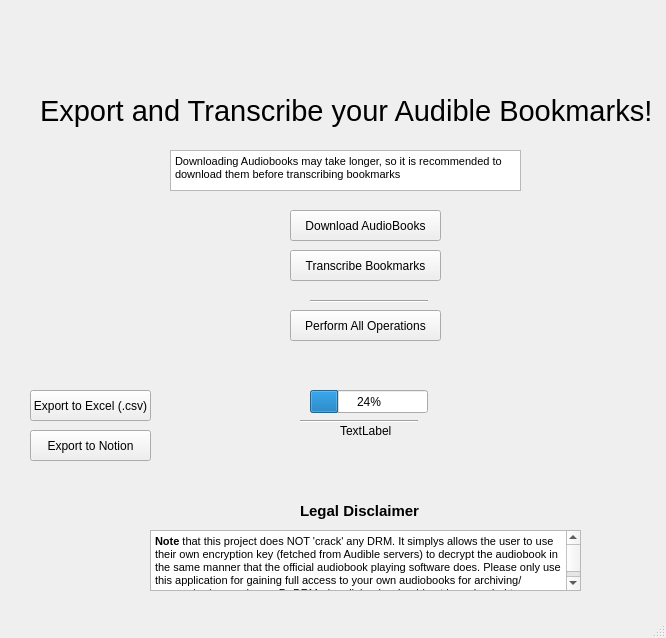
<?xml version="1.0" encoding="UTF-8"?>
<ui version="4.0">
 <class>main_header</class>
 <widget class="QMainWindow" name="main_header">
  <property name="geometry">
   <rect>
    <x>0</x>
    <y>0</y>
    <width>666</width>
    <height>638</height>
   </rect>
  </property>
  <property name="windowTitle">
   <string>MainWindow</string>
  </property>
  <property name="documentMode">
   <bool>false</bool>
  </property>
  <widget class="QWidget" name="centralwidget">
   <widget class="QPushButton" name="download_audiobooks">
    <property name="geometry">
     <rect>
      <x>290</x>
      <y>210</y>
      <width>151</width>
      <height>31</height>
     </rect>
    </property>
    <property name="text">
     <string>Download AudioBooks</string>
    </property>
   </widget>
   <widget class="QLabel" name="label">
    <property name="geometry">
     <rect>
      <x>40</x>
      <y>50</y>
      <width>611</width>
      <height>121</height>
     </rect>
    </property>
    <property name="font">
     <font>
      <pointsize>22</pointsize>
     </font>
    </property>
    <property name="text">
     <string>Export and Transcribe your Audible Bookmarks!</string>
    </property>
   </widget>
   <widget class="QLabel" name="label_2">
    <property name="geometry">
     <rect>
      <x>280</x>
      <y>-40</y>
      <width>131</width>
      <height>171</height>
     </rect>
    </property>
    <property name="text">
     <string>&lt;html&gt;&lt;head/&gt;&lt;body&gt;&lt;p&gt;&lt;img src=&quot;:/newPrefix/sound.png&quot;/&gt;&lt;/p&gt;&lt;/body&gt;&lt;/html&gt;</string>
    </property>
   </widget>
   <widget class="QProgressBar" name="progressBar">
    <property name="geometry">
     <rect>
      <x>310</x>
      <y>390</y>
      <width>118</width>
      <height>23</height>
     </rect>
    </property>
    <property name="value">
     <number>24</number>
    </property>
   </widget>
   <widget class="Line" name="line">
    <property name="geometry">
     <rect>
      <x>300</x>
      <y>420</y>
      <width>118</width>
      <height>3</height>
     </rect>
    </property>
    <property name="orientation">
     <enum>Qt::Horizontal</enum>
    </property>
   </widget>
   <widget class="QTextBrowser" name="textBrowser">
    <property name="geometry">
     <rect>
      <x>150</x>
      <y>530</y>
      <width>431</width>
      <height>61</height>
     </rect>
    </property>
    <property name="html">
     <string>&lt;!DOCTYPE HTML PUBLIC &quot;-//W3C//DTD HTML 4.0//EN&quot; &quot;http://www.w3.org/TR/REC-html40/strict.dtd&quot;&gt;
&lt;html&gt;&lt;head&gt;&lt;meta name=&quot;qrichtext&quot; content=&quot;1&quot; /&gt;&lt;style type=&quot;text/css&quot;&gt;
p, li { white-space: pre-wrap; }
&lt;/style&gt;&lt;/head&gt;&lt;body style=&quot; font-family:'MS Shell Dlg 2'; font-size:8.25pt; font-weight:400; font-style:normal;&quot;&gt;
&lt;p style=&quot; margin-top:0px; margin-bottom:0px; margin-left:0px; margin-right:0px; -qt-block-indent:0; text-indent:0px;&quot;&gt;&lt;span style=&quot; font-weight:600;&quot;&gt;Note&lt;/span&gt; that this project does NOT 'crack' any DRM. It simplys allows the user to use their own encryption key (fetched from Audible servers) to decrypt the audiobook in the same manner that the official audiobook playing software does. Please only use this application for gaining full access to your own audiobooks for archiving/conversion/convenience. DeDRMed audiobooks should not be uploaded to open servers, torrents, or other methods of mass distribution. No help will be given to people doing such things. Authors, retailers, and publishers all need to make a living, so that they can continue to produce audiobooks for us to hear, and enjoy. Don't be a parasite. This message is borrowed from the https://apprenticealf.wordpress.com/ page. &lt;/p&gt;&lt;/body&gt;&lt;/html&gt;</string>
    </property>
   </widget>
   <widget class="QLabel" name="label_3">
    <property name="geometry">
     <rect>
      <x>300</x>
      <y>500</y>
      <width>141</width>
      <height>21</height>
     </rect>
    </property>
    <property name="font">
     <font>
      <pointsize>11</pointsize>
      <weight>75</weight>
      <bold>true</bold>
     </font>
    </property>
    <property name="text">
     <string>Legal Disclaimer</string>
    </property>
   </widget>
   <widget class="QPushButton" name="download_audiobooks_2">
    <property name="geometry">
     <rect>
      <x>290</x>
      <y>250</y>
      <width>151</width>
      <height>31</height>
     </rect>
    </property>
    <property name="text">
     <string>Transcribe Bookmarks</string>
    </property>
   </widget>
   <widget class="QPushButton" name="download_audiobooks_3">
    <property name="geometry">
     <rect>
      <x>290</x>
      <y>310</y>
      <width>151</width>
      <height>31</height>
     </rect>
    </property>
    <property name="text">
     <string>Perform All Operations</string>
    </property>
   </widget>
   <widget class="Line" name="line_2">
    <property name="geometry">
     <rect>
      <x>310</x>
      <y>300</y>
      <width>118</width>
      <height>3</height>
     </rect>
    </property>
    <property name="orientation">
     <enum>Qt::Horizontal</enum>
    </property>
   </widget>
   <widget class="QTextBrowser" name="textBrowser_2">
    <property name="geometry">
     <rect>
      <x>170</x>
      <y>150</y>
      <width>351</width>
      <height>41</height>
     </rect>
    </property>
    <property name="html">
     <string>&lt;!DOCTYPE HTML PUBLIC &quot;-//W3C//DTD HTML 4.0//EN&quot; &quot;http://www.w3.org/TR/REC-html40/strict.dtd&quot;&gt;
&lt;html&gt;&lt;head&gt;&lt;meta name=&quot;qrichtext&quot; content=&quot;1&quot; /&gt;&lt;style type=&quot;text/css&quot;&gt;
p, li { white-space: pre-wrap; }
&lt;/style&gt;&lt;/head&gt;&lt;body style=&quot; font-family:'MS Shell Dlg 2'; font-size:8.25pt; font-weight:400; font-style:normal;&quot;&gt;
&lt;p style=&quot; margin-top:0px; margin-bottom:0px; margin-left:0px; margin-right:0px; -qt-block-indent:0; text-indent:0px;&quot;&gt;Downloading Audiobooks may take longer, so it is recommended to download them before transcribing bookmarks&lt;/p&gt;&lt;/body&gt;&lt;/html&gt;</string>
    </property>
   </widget>
   <widget class="QLabel" name="label_5">
    <property name="geometry">
     <rect>
      <x>340</x>
      <y>410</y>
      <width>61</width>
      <height>41</height>
     </rect>
    </property>
    <property name="text">
     <string>TextLabel</string>
    </property>
   </widget>
   <widget class="QPushButton" name="download_audiobooks_4">
    <property name="geometry">
     <rect>
      <x>30</x>
      <y>390</y>
      <width>121</width>
      <height>31</height>
     </rect>
    </property>
    <property name="text">
     <string>Export to Excel (.csv)</string>
    </property>
   </widget>
   <widget class="QPushButton" name="download_audiobooks_5">
    <property name="geometry">
     <rect>
      <x>30</x>
      <y>430</y>
      <width>121</width>
      <height>31</height>
     </rect>
    </property>
    <property name="text">
     <string>Export to Notion</string>
    </property>
   </widget>
  </widget>
  <widget class="QMenuBar" name="menubar">
   <property name="geometry">
    <rect>
     <x>0</x>
     <y>0</y>
     <width>666</width>
     <height>21</height>
    </rect>
   </property>
  </widget>
  <widget class="QStatusBar" name="statusbar"/>
 </widget>
 <resources>
  <include location="logo.qrc"/>
 </resources>
 <connections/>
</ui>
